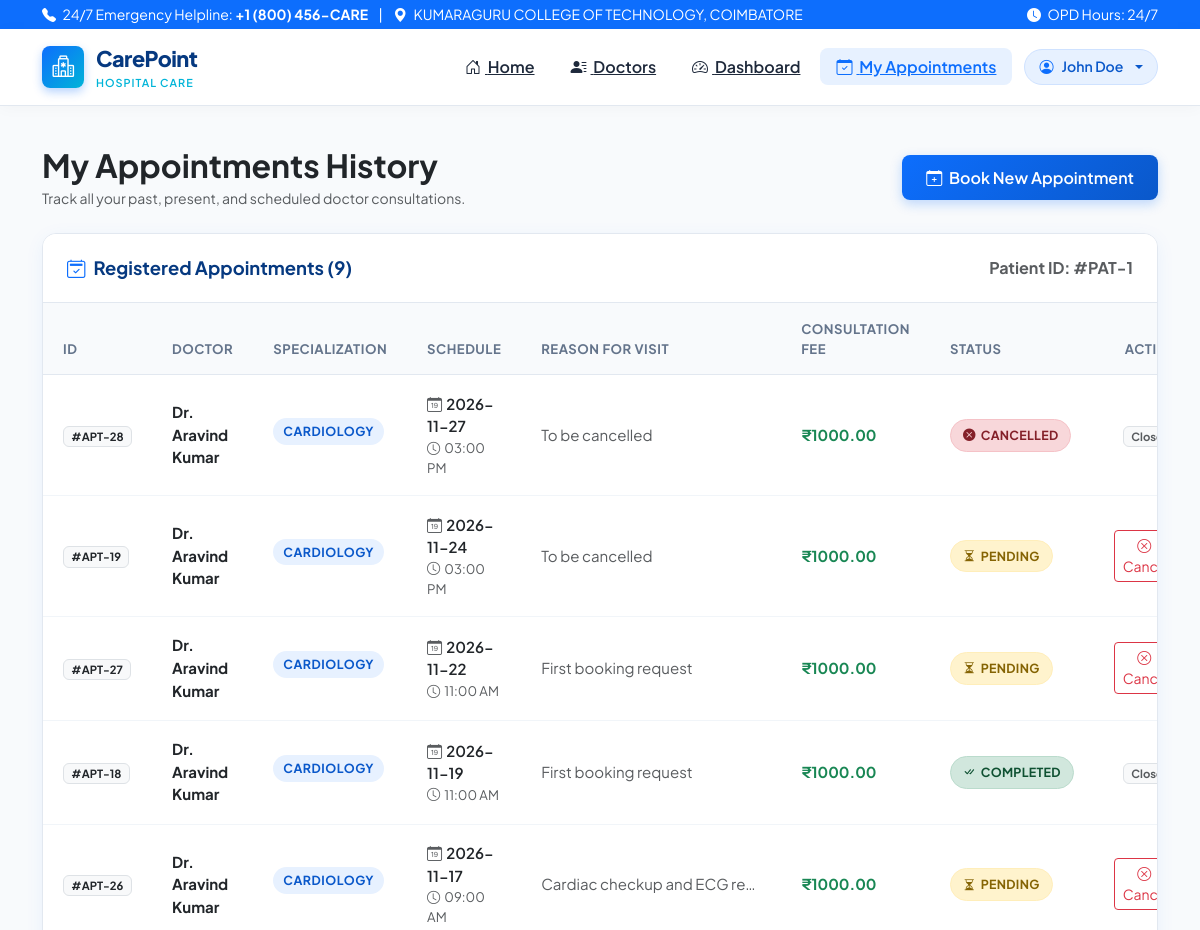
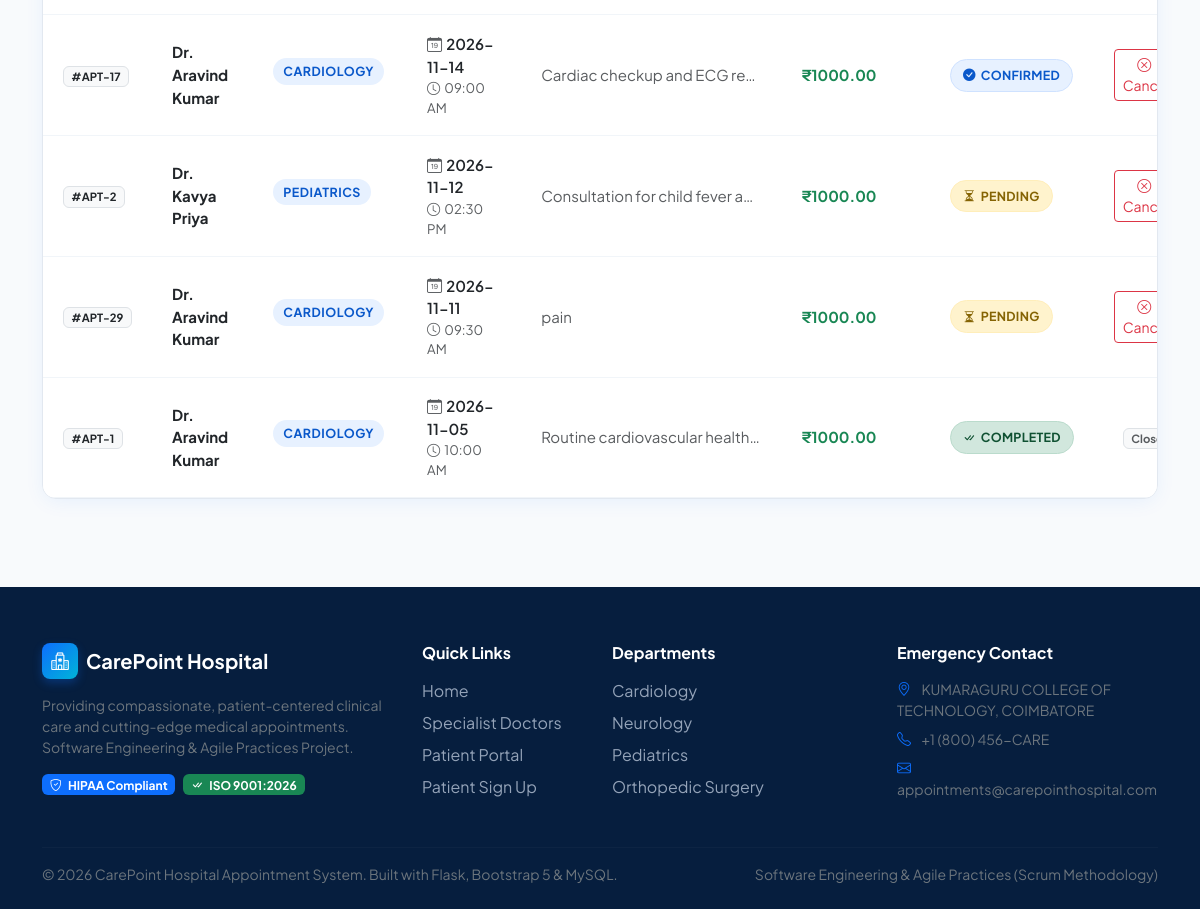
The page /my-appointments (signed in) on the database its author committed (2 pictures, top to bottom).
### tables this page shows
CREATE TABLE appointments (
            appointment_id INTEGER PRIMARY KEY AUTOINCREMENT,
            patient_id INTEGER NOT NULL,
            doctor_id INTEGER NOT NULL,
            appointment_date TEXT NOT NULL,
            appointment_time TEXT NOT NULL,
            reason TEXT NOT NULL,
            status TEXT NOT NULL DEFAULT 'Pending',
            created_at TIMESTAMP DEFAULT CURRENT_TIMESTAMP,
            FOREIGN KEY (patient_id) REFERENCES patients(patient_id) ON DELETE CASCADE,
            FOREIGN KEY (doctor_id) REFERENCES doctors(doctor_id) ON DELETE CASCADE,
            UNIQUE (doctor_id, appointment_date, appointment_time)
        );

CREATE TABLE doctors (
            doctor_id INTEGER PRIMARY KEY AUTOINCREMENT,
            name TEXT NOT NULL,
            email TEXT NOT NULL UNIQUE,
            password TEXT NOT NULL,
            specialization TEXT NOT NULL,
            qualification TEXT NOT NULL,
            experience INTEGER NOT NULL,
            consultation_fee REAL NOT NULL,
            available_days TEXT NOT NULL,
            created_at TIMESTAMP DEFAULT CURRENT_TIMESTAMP
        );

### app.py (the view)
@app.route('/my-appointments')
@login_required(role='patient')
def my_appointments():
    patient_id = session['user_id']
    appointments = Database.query(
        """
        SELECT a.appointment_id, a.appointment_date, a.appointment_time, a.reason, a.status,
               d.name AS doctor_name, d.specialization, d.qualification, d.consultation_fee
        FROM appointments a
        JOIN doctors d ON a.doctor_id = d.doctor_id
        WHERE a.patient_id = %s
        ORDER BY a.appointment_date DESC, a.appointment_time DESC
        """,
        (patient_id,)
    )
    return render_template('my_appointments.html', appointments=appointments)

### app.py (called while the page is built, shortened)
def login_required(role=None):
    def decorator(f):
        @wraps(f)
        def decorated_function(*args, **kwargs):
            if 'user_id' not in session:
                flash("Please log in to access this page.", "warning")
                return redirect(url_for('login', next=request.url))
            return f(*args, **kwargs)
        return decorated_function
    return decorator

### config.py (called while the page is built, shortened)
    @staticmethod
    def get_connection():
        global ACTIVE_BACKEND
        conn = sqlite3.connect(Config.SQLITE_DB)
        conn.row_factory = sqlite3.Row
        return conn, 'sqlite'

### templates/my_appointments.html (shortened to what this page needs)
{% extends 'base.html' %}
{% block content %}
<div class="container py-4">
    <div class="d-flex flex-wrap align-items-center justify-content-between gap-3 mb-4">
        <div>
            <h2 class="fw-bold text-dark mb-1">My Appointments History</h2>
            <p class="text-muted small mb-0">Track all your past, present, and scheduled doctor consultations.</p>
        </div>
        <a href="{{ url_for('doctors') }}" class="btn btn-primary-custom">
            <i class="bi bi-calendar-plus me-1"></i> Book New Appointment
        </a>
    </div>
    <div class="hospital-card">
        <div class="hospital-card-header bg-white">
            <div class="d-flex align-items-center gap-2">
                <i class="bi bi-calendar2-check text-primary"></i>
                <span>Registered Appointments ({{ appointments|length }})</span>
            </div>
            <div class="small text-muted">
                Patient ID: #PAT-{{ session.get('user_id') }}
            </div>
        </div>
        <div class="table-responsive">
            <table class="table hospital-table align-middle">
                <thead>
                    <tr>
                        <th>ID</th>
                        <th>Doctor</th>
                        <th>Specialization</th>
                        <th>Schedule</th>
                        <th>Reason for Visit</th>
                        <th>Consultation Fee</th>
                        <th>Status</th>
                        <th class="text-end">Action</th>
                    </tr>
                </thead>
                <tbody>
                    {% if appointments %}
                        {% for appt in appointments %}
                        <tr>
                            <td>
                                <span class="badge bg-light text-dark border">#APT-{{ appt.appointment_id }}</span>
                            </td>
                            <td>
                                <div class="fw-bold text-dark">{{ appt.doctor_name }}</div>
                            </td>
                            <td>
                                <span class="specialty-badge">{{ appt.specialization }}</span>
                            </td>
                            <td>
                                <div class="fw-semibold text-dark"><i class="bi bi-calendar-date text-muted me-1"></i>{{ appt.appointment_date }}</div>
                                <div class="text-muted small"><i class="bi bi-clock text-muted me-1"></i>{{ appt.appointment_time }}</div>
                            </td>
                            <td>
                                <div class="text-muted text-truncate" style="max-width: 220px;" title="{{ appt.reason }}">
                                    {{ appt.reason }}
                                </div>
                            </td>
                            <td>
                                <span class="fw-bold text-success">₹{{ "%.2f"|format(appt.consultation_fee) }}</span>
                            </td>
                            <td>
                                {% if appt.status == 'Confirmed' %}
                                    <span class="badge-status badge-confirmed"><i class="bi bi-check-circle-fill"></i> Confirmed</span>
                                {% elif appt.status == 'Pending' %}
                                    <span class="badge-status badge-pending"><i class="bi bi-hourglass-split"></i> Pending</span>
                                {% elif appt.status == 'Completed' %}
                                    <span class="badge-status badge-completed"><i class="bi bi-check-all"></i> Completed</span>
                                {% elif appt.status == 'Cancelled' or appt.status == 'Rejected' %}
                                    <span class="badge-status badge-cancelled"><i class="bi bi-x-circle-fill"></i> {{ appt.status }}</span>
                                {% endif %}
                            </td>
                            <td class="text-end">
                                {% if appt.status in ['Pending', 'Confirmed'] %}
                                <form action="{{ url_for('cancel_appointment', appointment_id=appt.appointment_id) }}" method="POST" class="d-inline" onsubmit="return confirm('Are you sure you want to cancel appointment #APT-{{ appt.appointment_id }} with {{ appt.doctor_name }}?');">
                                    <button type="submit" class="btn btn-sm btn-outline-danger" title="Cancel Appointment">
                                        <i class="bi bi-x-circle me-1"></i> Cancel
                                    </button>
                                </form>
                                {% else %}
                                <span class="badge bg-light text-muted border">Closed</span>
                                {% endif %}
                            </td>
                        </tr>
                        {% endfor %}
                    {% endif %}
                </tbody>
            </table>
        </div>
    </div>
</div>
{% endblock %}

### static/css/style.css (style rules this page uses)
:root { --primary: #0d6efd; --primary-dark: #0a58ca; --primary-darker: #063980; --primary-light: #e7f1ff; --primary-subtle: #cfe2ff; --accent: #00b4d8; --accent-light: #caf0f8; --secondary-bg: #f8fafc; --card-bg: #ffffff; --text-main: #1e293b; --text-muted: #64748b; --border-color: #e2e8f0; --radius-sm: 8px; --radius-md: 14px; --radius-lg: 20px; --shadow-soft: 0 4px 20px -2px rgba(13, 110, 253, 0.08); --shadow-hover: 0 12px 30px -4px rgba(13, 110, 253, 0.16); --transition: all 0.25s ease-in-out; }
body { font-family: 'Plus Jakarta Sans', -apple-system, BlinkMacSystemFont, "Segoe UI", Roboto, sans-serif; background-color: var(--secondary-bg); color: var(--text-main); min-height: 100vh; display: flex; flex-direction: column; }
.hospital-card { background: var(--card-bg); border: 1px solid var(--border-color); border-radius: var(--radius-md); box-shadow: var(--shadow-soft); transition: var(--transition); overflow: hidden; }
.hospital-card-header { background: #ffffff; border-bottom: 1px solid var(--border-color); padding: 1.25rem 1.5rem; font-weight: 700; font-size: 1.15rem; color: var(--primary-darker); display: flex; align-items: center; justify-content: space-between; }
.specialty-badge { display: inline-block; background: var(--primary-light); color: var(--primary-dark); font-weight: 700; font-size: 0.78rem; padding: 4px 10px; border-radius: 50px; text-transform: uppercase; letter-spacing: 0.5px; margin-bottom: 8px; }
.badge-status { padding: 6px 12px; border-radius: 50px; font-weight: 700; font-size: 0.78rem; letter-spacing: 0.3px; text-transform: uppercase; display: inline-flex; align-items: center; gap: 5px; }
.badge-pending { background-color: #fff3cd; color: #856404; border: 1px solid #ffeeba; }
.badge-confirmed { background-color: var(--primary-light); color: var(--primary-dark); border: 1px solid var(--primary-subtle); }
.badge-completed { background-color: #d1e7dd; color: #0f5132; border: 1px solid #badbcc; }
.badge-cancelled, .badge-rejected { background-color: #f8d7da; color: #842029; border: 1px solid #f5c2c7; }
.hospital-table { margin-bottom: 0; }
.hospital-table thead th { background-color: #f8fafc; color: var(--text-muted); font-weight: 700; font-size: 0.82rem; text-transform: uppercase; letter-spacing: 0.5px; padding: 1rem 1.25rem; border-bottom: 1px solid var(--border-color); }
.hospital-table tbody td { padding: 1.1rem 1.25rem; vertical-align: middle; border-bottom: 1px solid #f1f5f9; color: var(--text-main); font-size: 0.94rem; }
.btn-primary-custom { background: linear-gradient(135deg, var(--primary) 0%, var(--primary-dark) 100%); border: none; color: #ffffff; font-weight: 600; padding: 0.65rem 1.5rem; border-radius: var(--radius-sm); box-shadow: 0 4px 12px rgba(13, 110, 253, 0.25); transition: var(--transition); }

### rows shown on the page
appointments: appointment_id "28", doctor_name "Dr. Aravind Kumar", specialization "CARDIOLOGY", appointment_date "2026-11-27", appointment_time "03:00 PM", reason "To be cancelled", status "CANCELLED", shows "Closed"
doctors: consultation_fee "1000.00"
appointments: appointment_id "19", doctor_name "Dr. Aravind Kumar", specialization "CARDIOLOGY", appointment_date "2026-11-24", appointment_time "03:00 PM", reason "To be cancelled", status "Pending" (drawn)
appointments: appointment_id "27", doctor_name "Dr. Aravind Kumar", specialization "CARDIOLOGY", appointment_date "2026-11-22", appointment_time "11:00 AM", reason "First booking request", status "Pending" (drawn)
appointments: appointment_id "18", doctor_name "Dr. Aravind Kumar", specialization "CARDIOLOGY", appointment_date "2026-11-19", appointment_time "11:00 AM", reason "First booking request", status "Completed" (drawn)
appointments: appointment_id "26", doctor_name "Dr. Aravind Kumar", specialization "CARDIOLOGY", appointment_date "2026-11-17", appointment_time "09:00 AM", reason "Cardiac checkup and ECG re…", status "Pending" (drawn)
appointments: appointment_id "17", doctor_name "Dr. Aravind Kumar", specialization "CARDIOLOGY", appointment_date "2026-11-14", appointment_time "09:00 AM", reason "Cardiac checkup and ECG re…", status "Confirmed" (drawn)
appointments: appointment_id "2", doctor_name "Dr. Kavya Priya", specialization "PEDIATRICS", appointment_date "2026-11-12", appointment_time "02:30 PM", reason "Consultation for child fever a…", status "Pending" (drawn)
doctors: consultation_fee "1000.00"
appointments: appointment_id "29", doctor_name "Dr. Aravind Kumar", specialization "CARDIOLOGY", appointment_date "2026-11-11", appointment_time "09:30 AM", reason "pain", status "Pending" (drawn)
appointments: appointment_id "1", doctor_name "Dr. Aravind Kumar", specialization "CARDIOLOGY", appointment_date "2026-11-05", appointment_time "10:00 AM", reason "Routine cardiovascular health…", status "Completed" (drawn)

### other values the page prints
{{ session.get('name', 'Patient') }} "John Doe"
{{ appointments|length }} "9"
{{ session.get('user_id') }} "1"
